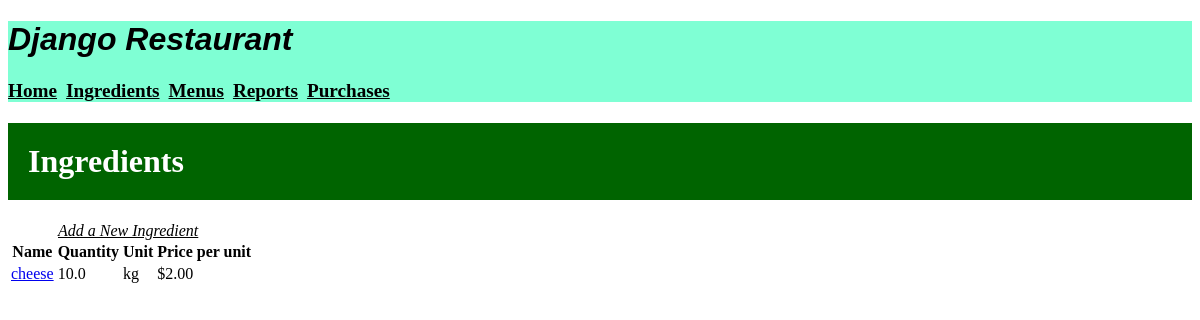
The page /ingredients/ on the database as committed earlier.
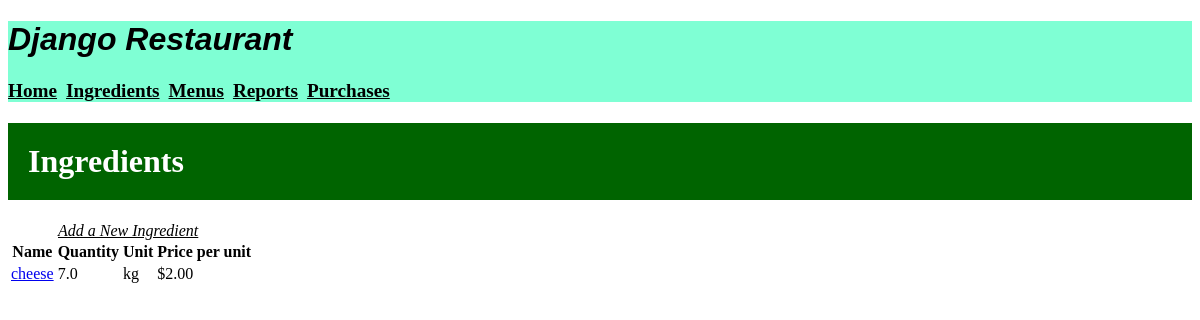
The same page on the database as committed later.
### inventory/models.py (models this page shows, shortened)
class Ingredient(models.Model):
    name = models.CharField(max_length=50)
    quantity = models.FloatField(default=0.0)
    unit = models.CharField(max_length=30)
    unit_price = models.FloatField(default=0.0)

### inventory/views.py (the view)
# urls.py: path('ingredients/', views.IngredientView.as_view(), name="ingredients"),
class IngredientView(ListView):
    model = Ingredient
    template_name = "inventory/ingredient.html"

### inventory/templates/inventory/ingredient.html
{% extends 'inventory/base.html' %}
{% load static %}
{% block content %}
<h1 class="submenu" >Ingredients</h1>
<a class="link" href="{% url 'create_ingredient' %}">Add a New Ingredient</a>
    <table>
        <tr>
            <th>Name</th>
            <th>Quantity</th>
            <th>Unit</th>
            <th>Price per unit</th>
        </tr>
        {% for ingredient in object_list %}
            <tr>
                <td>
                    <a href="{% url "update_ingredient" ingredient.id %}">{{ ingredient.name }}</a>
                </td>
                <td>{{ ingredient.quantity }}</td>
                <td>{{ ingredient.unit }}</td>
                <td class="price">${{ ingredient.unit_price|stringformat:".2f" }}</td>
            </tr>
        {% endfor %}
    </table>
{% endblock %}

Rows that differ between the two databases and show on the page:
changed Ingredient "cheese": quantity "10.0" → "7.0"
